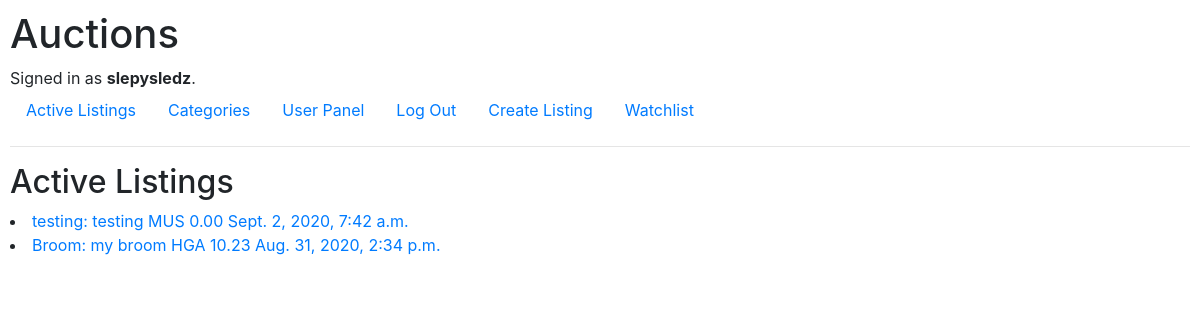
The app's page / (signed in), older data.
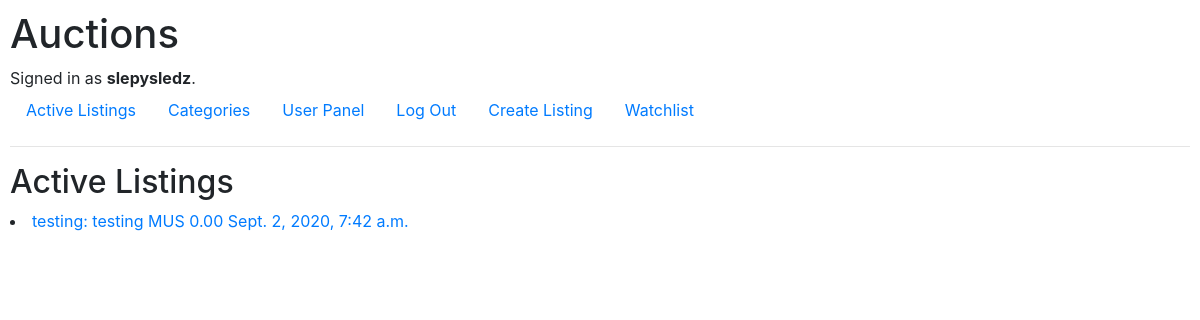
The same page, newer data.
### auctions/models.py (models this page shows, shortened)
class Auction(models.Model):
    MOTORS = "MOT"
    FASHINON = "FAS"
    ELECTRONICS = "ELE"
    COLLECTIBLES_ARTS = "ART"
    HOME_GARDES = "HGA"
    SPORTING_GOODS = "SPO"
    TOYS = "TOY"
    BUSSINES_INDUSTRIAL = "BUS"
    MUSIC = "MUS"
    CATEGORY = [
        (MOTORS, "Motors"),
        (FASHINON, "Fashion"),
        (ELECTRONICS, "Electronics"),
        (COLLECTIBLES_ARTS, "Collectibles & Art"),
        (HOME_GARDES, "Home & Garden"),
        (SPORTING_GOODS, "Sporting Goods"),
        (TOYS, "Toys"),
        (BUSSINES_INDUSTRIAL, "Business & Industrial"),
        (MUSIC, "Music"),
    ]
    seller = models.ForeignKey(User, on_delete=models.CASCADE)
    title = models.CharField(max_length=64, blank=False)
    description = models.TextField(blank=True)
    current_price = models.DecimalField(max_digits=11, decimal_places=2, default=0.0)
    category = models.CharField(max_length=3, choices=CATEGORY, default=MOTORS)
    image_url = models.URLField(blank=True)
    publication_date = models.DateTimeField(auto_now_add=True)
    closed = models.BooleanField(default=False)
    class Meta:
        verbose_name = "auction"
        verbose_name_plural = "auctions"

### auctions/views.py (the view)
# urls.py: path("", views.index, name="index"),
def index(request):
    auctions = Auction.objects.filter(closed=False).order_by("-publication_date")
    return render(request, "auctions/index.html", {
        "auctions": auctions
    })

### auctions/templates/auctions/index.html
{% extends "auctions/layout.html" %}
{% block body %}
    <h2>Active Listings</h2>
    {% for auction in auctions %}
        <li><a href="{% url 'auctions:listing_page' auction_id=auction.id %}"> {{ auction.title }}: {{ auction.description }} {{auction.category}} {{auction.current_price}} {{auction.publication_date}}</a></li>
    {% empty %}
        No auctions yet
    {% endfor %}
{% endblock %}

Row changes from the older to the newer data that the page shows:
no longer on this page (row edited): Auction: title "Broom", description "my broom", category "HGA", current_price "10.23", publication_date "Aug. 31, 2020, 2:34 p.m."
